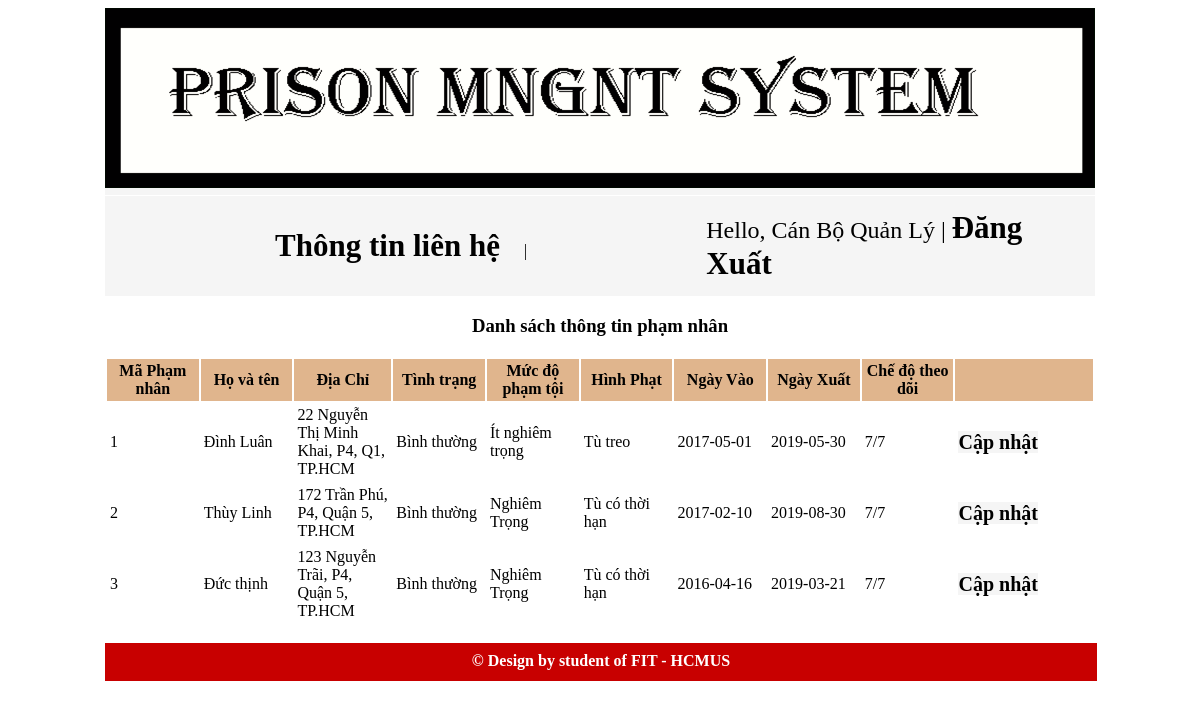
The app's page /Prisonproject1/User/CanBo.php?a=7 (signed in) with its own data.
### tables this page shows
CREATE TABLE `phamnhan` (
  `MaPhamNhan` int(11) NOT NULL,
  `TenPhamNhan` varchar(50) NOT NULL,
  `DiaChi` varchar(50) DEFAULT NULL,
  `TinhTrangSucKhoe` int(11) DEFAULT NULL,
  `MucDoPhamToi` int(10) DEFAULT NULL,
  `NgayKTDinhKy` date DEFAULT NULL,
  `GapNguoiThan` varchar(15) DEFAULT NULL,
  `MucDoCaiTao` int(11) DEFAULT NULL,
  `NangKhieu` varchar(3) DEFAULT NULL,
  `NgayVaoTu` date DEFAULT NULL,
  `NgayRaTuDuKien` date DEFAULT NULL,
  `ThanNhan` int(11) DEFAULT NULL,
  `HinhPhat` int(11) DEFAULT NULL,
  `HoatDongDeNghi` varchar(100) DEFAULT NULL,
  `CheDoTheoDoi` varchar(50) DEFAULT NULL
);

CREATE TABLE `tinhtrangsuckhoe` (
  `MaTinhTrang` int(11) NOT NULL,
  `TenTinhTrang` varchar(50) DEFAULT NULL,
  `MoTa` varchar(50) DEFAULT NULL
);

CREATE TABLE `mucdophamtoi` (
  `MaMucDo` int(10) NOT NULL,
  `TenMucDoPT` varchar(30) DEFAULT NULL,
  `MoTa` varchar(50) DEFAULT NULL
);

CREATE TABLE `hinhphat` (
  `MaHinhPhat` int(11) NOT NULL,
  `TenHinhPhat` varchar(50) DEFAULT NULL
);

### Prisonproject1/lib/DataProvider.php (called while the page is built, shortened)
<?php
    include_once "config.php";
    class DataProvider
    {
        public static function ExecuteQuery($sql)
        {
            global $db_host, $db_username, $db_password, $db_name;
            $connection = mysqli_connect($db_host, $db_username, $db_password, $db_name) or
            die ("Couldn't connect to localhost");
            mysqli_set_charset($connection, 'UTF8');
            $result = mysqli_query($connection, $sql);
            return $result;
        }
    }
?>

### Prisonproject1/Pages/pBoPhanCanBo.php (the view)
<?php
            $sql ="SELECT *
                    FROM PhamNhan pn, HinhPhat hp, TinhTrangSucKhoe ttsk, MucDoPhamToi mdpt, MucDoCaiTao mdct, ThanNhan tn
                    Where pn.HinhPhat = hp.MaHinhPhat and ttsk.MaTinhTrang = pn.TinhTrangSucKhoe
                        and mdpt.MaMucDo = pn.MucDoPhamToi and mdct.MaMucDo = pn.MucDoCaiTao and tn.MaThanNhan = pn.ThanNhan";
            $result = DataProvider::ExecuteQuery($sql);
            echo"<table align='center' width='100%' border='0' cellpadding='3' cellspacing='2' bgcolor='white'>
                        <tr>
                            <caption><h3>Danh sách thông tin phạm nhân</h3></caption>
                        </tr>
                        <tr bgcolor='#e0b58d'>
                            <th width='6%'>Mã Phạm nhân</th>
                            <th width='6%'>Họ và tên</th>
                            <th width='6%'>Địa Chỉ</th>
                            <th width='6%'>Tình trạng</th>
                            <th width='6%'>Mức độ phạm tội</th>
                            <th width='6%'>Hình Phạt</th>
                            <th width='6%'>Ngày Vào</th>
                            <th width='6%'>Ngày Xuất</th>
                            <th width='6%'>Chế độ theo dõi</th>
                            <th width='6%'></th>
                        </tr>";
                            while($row = mysqli_fetch_array($result))
                            {
                                echo"<tr bgcolor='white'>";
                                echo"<td width='6%'>".$row['MaPhamNhan']."</td>";
                                echo"<td width='6%'>".$row['TenPhamNhan']."</td>";
                                echo"<td width='6%'>".$row['DiaChi']."</td>";
                                echo"<td width='6%'>".$row['TenTinhTrang']."</td>";
                                echo"<td width='6%'>".$row['TenMucDoPT']."</td>";
                                echo"<td width='6%'>".$row['TenHinhPhat']."</td>";
                                echo"<td width='6%'>".$row['NgayVaoTu']."</td>";
                                echo"<td width='6%'>".$row['NgayRaTuDuKien']."</td>";
                                echo"<td width='6%'>".$row['CheDoTheoDoi']."</td>";
                                echo '<td width="9%"><b><a style="font-size: 20px" href="CanBo.php?a=8&id='. $row['MaPhamNhan'].'&id1='. $row['TenTinhTrang'].'&id2='. $row['TenMucDoPT'].'">Cập nhật</a></font></b></td>';
                                echo "</tr>";
                            }
            echo"</table>";
?>

### Prisonproject1/CSS/style.css (style rules this page uses)
.header a { background-color: whitesmoke; width: 990px; height: 285px; text-decoration: none; color: black; font-size: 31px; }

### records on screen
phamnhan: MaPhamNhan "1", TenPhamNhan "Đình Luân", DiaChi "22 Nguyễn Thị Minh Khai, P4, Q1, TP.HCM", TinhTrangSucKhoe.TenTinhTrang "Bình thường", MucDoPhamToi.TenMucDoPT "Ít nghiêm trọng", HinhPhat.TenHinhPhat "Tù treo", NgayVaoTu "2017-05-01", NgayRaTuDuKien "2019-05-30", CheDoTheoDoi "7/7"
phamnhan: MaPhamNhan "2", TenPhamNhan "Thùy Linh", DiaChi "172 Trần Phú, P4, Quận 5, TP.HCM", TinhTrangSucKhoe.TenTinhTrang "Bình thường", MucDoPhamToi.TenMucDoPT "Nghiêm Trọng", HinhPhat.TenHinhPhat "Tù có thời hạn", NgayVaoTu "2017-02-10", NgayRaTuDuKien "2019-08-30", CheDoTheoDoi "7/7"
phamnhan: MaPhamNhan "3", TenPhamNhan "Đức thịnh", DiaChi "123 Nguyễn Trãi, P4, Quận 5, TP.HCM", TinhTrangSucKhoe.TenTinhTrang "Bình thường", MucDoPhamToi.TenMucDoPT "Nghiêm Trọng", HinhPhat.TenHinhPhat "Tù có thời hạn", NgayVaoTu "2016-04-16", NgayRaTuDuKien "2019-03-21", CheDoTheoDoi "7/7"

### other values on screen
$_SESSION['tenHienThi'] "Cán Bộ Quản Lý"
